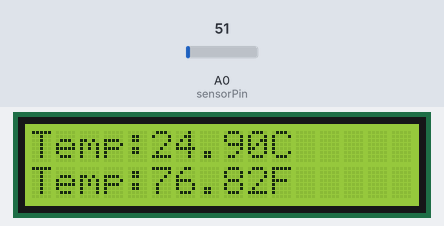
A sketch run on a simulated Arduino Uno, built with avr-gcc and run on an emulated ATmega328P. On the bench: 16×2 character LCD. Inputs (shaded band) come from the test bench; at power-on: A0 (sensorPin) = 51. What the sketch prints to the serial monitor is not drawn.

Above: at 1.2 s.
1.3 s: A0 (sensorPin) set to 61
At 3.1 s:
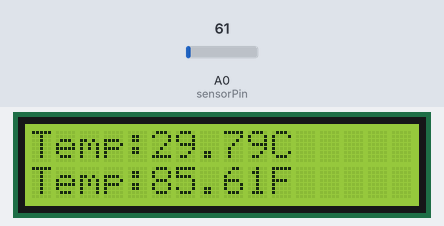
4.0 s: A0 (sensorPin) set to 71
At 5.2 s:
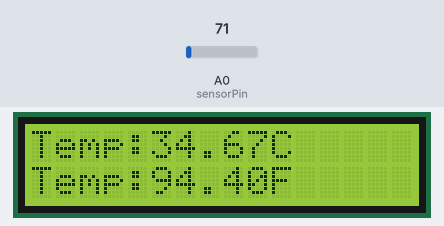
6.7 s: A0 (sensorPin) set to 86
At 9.4 s:
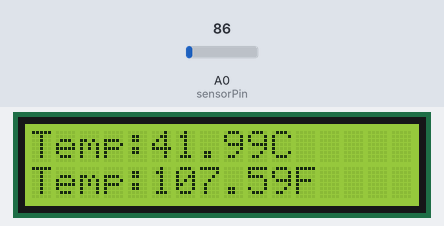
Timing chart, 0 to 10.9 s (numbered marks = the images above; inputs shaded):
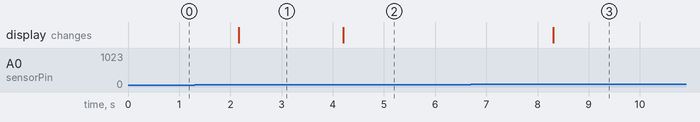

The sketch:

arduino.ino
```cpp
#include <LiquidCrystal_I2C.h>
#include <SoftwareSerial.h>

#define sensorPin A0

// LCD configuration
LiquidCrystal_I2C lcd(0x27, 16, 2);
SoftwareSerial espSerial(3, 2); // RX = Pin 3, TX = Pin 2

void setup()
{
  Serial.begin(9600);
  espSerial.begin(9600); // Initialize SoftwareSerial for ESP8266 communication
  lcd.init();
  lcd.backlight();
}

void loop()
{
  // Get the voltage reading from the LM35
  int reading = analogRead(sensorPin);

  // Convert that reading into voltage
  float voltage = reading * (5.0 / 1024.0);

  // Convert the voltage into the temperature in Celsius
  float temperatureC = voltage * 100;
  // Clear the LCD and set cursor to display temperature in Celsius
  lcd.clear();
  lcd.setCursor(0, 0);
  lcd.print("Temp:");
  lcd.print(temperatureC);
  lcd.print("C ");

  // Print the temperature in Celsius to the Serial Monitor
  Serial.print("Temperature in Celsius: ");
  Serial.print(temperatureC);
  Serial.println("C");

  // Convert Celsius to Fahrenheit
  float temperatureF = (temperatureC * 9.0 / 5.0) + 32.0;

  // Set cursor to display temperature in Fahrenheit on the LCD
  lcd.setCursor(0, 1);
  lcd.print("Temp:");
  lcd.print(temperatureF);
  lcd.print("F");

  // Print the temperature in Fahrenheit to the Serial Monitor
  Serial.print("Temperature in Fahrenheit: ");
  Serial.print(temperatureF);
  Serial.println("F");

  // Send temperature data to ESP8266
  sendToESP(temperatureC);

  delay(2000); // Wait for 2 second between readings
}

void sendToESP(float temperatureC)
{
  // Create a string containing the temperature data to send to ESP8266
  String postData = "temperature=" + String(temperatureC);

  // Send the temperature data to ESP8266 using SoftwareSerial
  espSerial.println(postData);
}
```

Measured:
- after the input at 1.3 s, the display: changes after 0.86 s (image 1)
- after the input at 4.0 s, the display: changes after 0.21 s (image 2)
- after the input at 6.7 s, the display: changes after 1.6 s (image 3)
